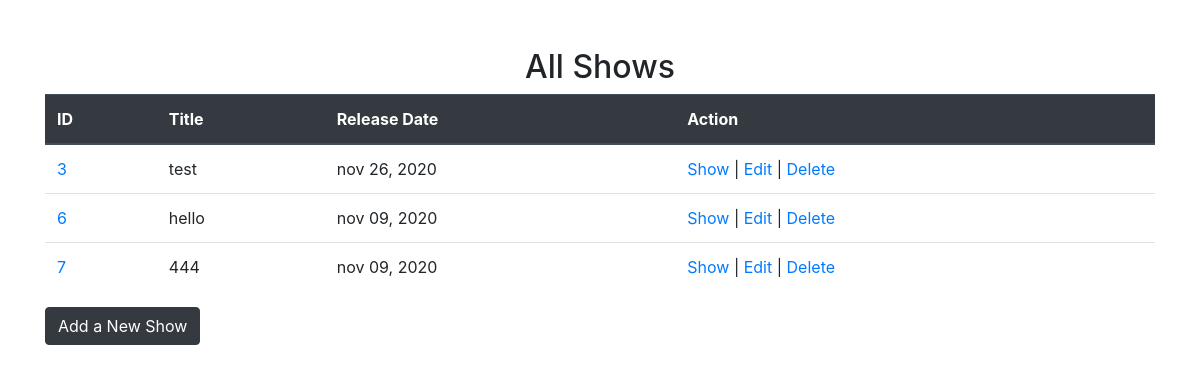
The app's page /shows, older data.
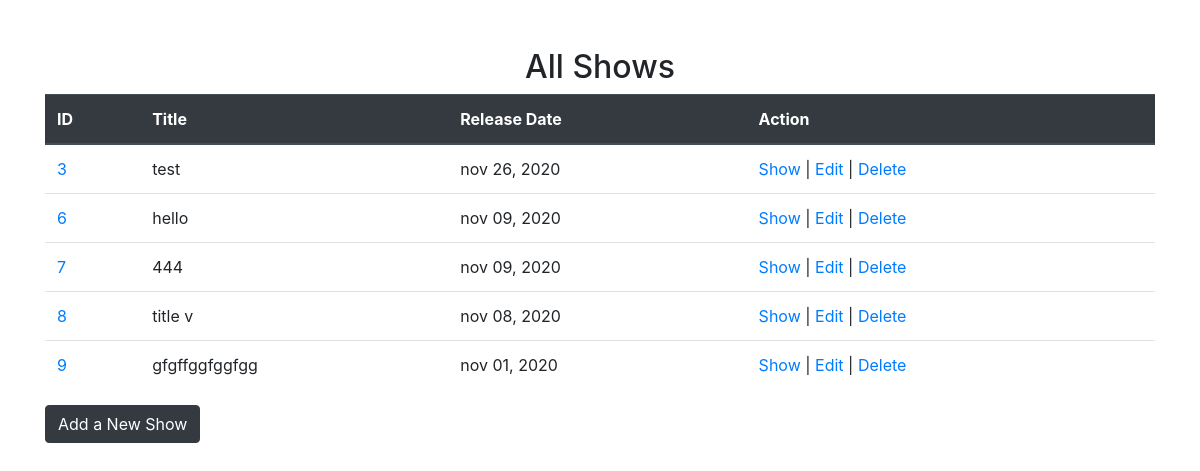
The same page, newer data.
### shows_app/models.py (models this page shows, shortened)
class Show(models.Model):
    title = models.CharField(max_length=255)
    network = models.CharField(max_length=255)
    description = models.TextField()
    release_date = models.DateTimeField()
    created_at = models.DateTimeField(auto_now_add=True)
    updated_at = models.DateTimeField(auto_now=True)
    objects = ShowManager()

### shows_app/views.py (the view)
# urls.py: path('shows', views.showsList),
def showsList(request):
    context = {
        'all_shows': Show.objects.all(),
    }
    return render(request, 'index.html', context)

### shows_app/templates/index.html (shortened to what this page needs)
<!DOCTYPE html>
<html lang="en">
<head>
    <link rel="stylesheet" href="https://stackpath.bootstrapcdn.com/bootstrap/4.3.1/css/bootstrap.min.css"
>
</head>
<body>
    <div class="container">
        <div class=" mt-5">
            <h2 class="text-center">All Shows</h2>
            <table class="table ">
                <thead class="thead-dark">
                    <tr>
                        <th scope="col">ID</th>
                        <th scope="col">Title</th>
                        <th scope="col">Release Date</th>
                        <th scope="col">Action</th>
                    </tr>
                </thead>
                <tbody>
                    {% for show in all_shows %}
                    <tr>
                        <td><a href="/shows/{{show.id}}">{{show.id}}</a></td>
                        <td>{{show.title}}</td>
                        <td>{{show.release_date|date:'b d, Y' }}</td>
                        <td><a href="/shows/{{show.id}}">Show</a> | <a href="/shows/{{show.id}}/edit">Edit</a> | <a
                                href="/shows/{{show.id}}/destroy" data-toggle="modal"
                                data-target="#deleteModal">Delete</a></td>
                    </tr>
                    {% endfor %}
                </tbody>
            </table>
        </div>
        <a href="shows/new"><button class="btn btn-dark">Add a New Show</button></a>
    </div>
</body>
</html>

Row changes from the older to the newer data that the page shows:
added Show: id "8", title "title v", release_date "nov 08, 2020"
added Show: id "9", title "gfgffggfggfgg", release_date "nov 01, 2020"
